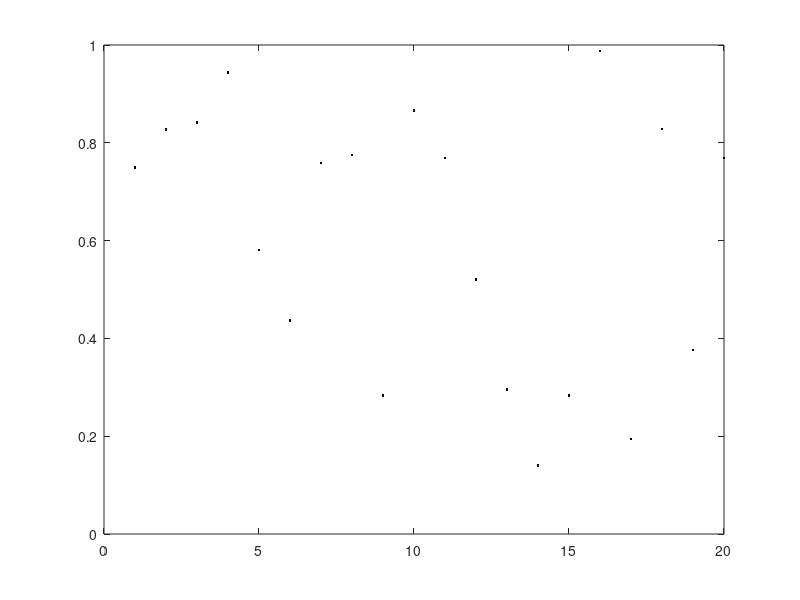

MATLAB code to generate this figure: (Note: this script raises an error after producing the figure.)
% Francois Aguet, last modified: 10/05/2011

function bsplineDemo()

%---------------
% 1-D example
%---------------
x = 1:20;
f = rand(1,20);
d_fx = 0.1;
fx = 1:d_fx:20;

figure;
plot(x, f, 'k.');
hold on;
plot(fx, interpB3SmoothingSpline1D(fx, f), 'b');
plot(fx, interpB3SmoothingSpline1D(fx, f, 0.5), 'r');
legend('Input signal', '\lambda = 0', '\lambda = 0.5');


%---------------
% 2-D example
%---------------

x_t = [1 0 -1 0];
y_t = [0 1 0 -1];
boundary = 'periodic'; % closed curve
% x_t = [0 2 4 6 8];
% y_t = [0 2 4 6 8];
% boundary = 'symmetric'; % open curve

dt = 0.1;
if (strcmp(boundary, 'periodic')==1)
    t = 1:dt:length(x_t)+1-dt; % +1 last -> first node
else
    t = 1:dt:length(x_t)-dt;
end;

% [xi dx d2x] = interpBSpline1D(t, x_t, 3, boundary);
% [yi dy d2y] = interpBSpline1D(t, y_t, 3, boundary);

lambda = 0;
[fx d_fx d2_fx] = interpB3SmoothingSpline1D(t, x_t, lambda, boundary);
[fy d_fy d2_fy] = interpB3SmoothingSpline1D(t, y_t, lambda, boundary);

figure; plot([x_t x_t(1)], [y_t y_t(1)], 'r.-'); axis equal; hold on; plot(fx, fy, 'ko');
axis tight;
legend('Input signal', ['\lambda = ' num2str(lambda)]);
% curveLength =  sum(sqrt(dx.^2 + dy.^2))*dt;
% fprintf('Curve length: %f\n', curveLength);

curvature = abs(d_fx.*d2_fy - d_fy.*d2_fx) ./ (d_fx.^2 + d_fy.^2).^1.5;
figure;
plot(t, curvature, 'co');
hold on;
plot(t, fx, 'k');
plot(t, fy, 'k--');
plot(t, d_fx, 'r');
plot(t, d_fy, 'r--');
plot(t, d2_fx, 'b-');
plot(t, d2_fy, 'b--');
legend('Curvature', 'f_x(t)', 'f_y(t)', 'f_x''(t)', 'f_y''(t)', 'f_x''''(t)', 'f_y''''(t)');

